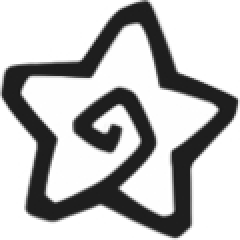
#> input picture images/luma_pattern_full.jpg, 120 x 120 px, found by its file name (shown 2 times larger)
$ python manipulate_image.py   (older library calls are emulated)
#> lines starting #> are read from the running program, lines starting #| are printed output that depends on the picture
from matplotlib import pyplot, image
from PIL import Image


def open_image_and_resize(filename, size):
    """
    filename: full filename (C:/.../image.jpg)
    size: tuple (size1,size2)

    return: PIL image (manipulable avec matplotlib)
    """
#> called with size = (36, 36)
    img = Image.open(filename)
#> img is the input picture: PIL image 120x120 RGB; min 26, max 255, mean 189.6
    img = img.resize((size[0], size[1]), Image.ANTIALIAS)
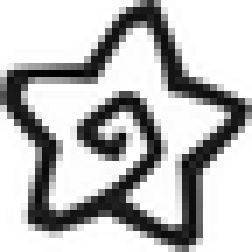
#> img: PIL image 36x36 RGB (shown 7 times larger); min 1, max 255, mean 187.9
    return(img)


def open_image(filename):
    img = Image.open(filename)
    return(img)


if __name__ == "__main__":
    filename = "C:/Users/Utilisateur/Desktop/Python/-- GITKRAKEN/Something template matching/images/luma_pattern_full.jpg"
    img = open_image_and_resize(filename, size=(36, 36))
    pyplot.imshow(img)
    pyplot.show()
